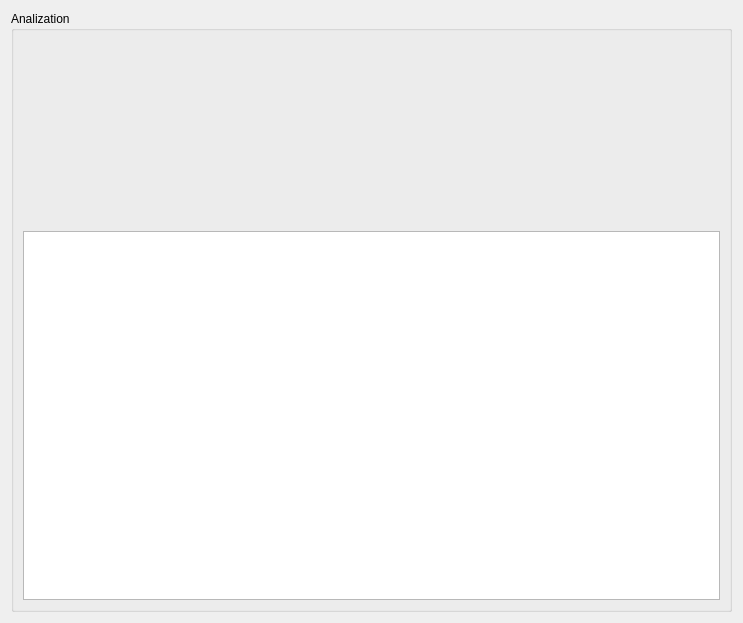
<?xml version="1.0" encoding="UTF-8"?>
<ui version="4.0">
 <class>AnalyzationForm</class>
 <widget class="QWidget" name="AnalyzationForm">
  <property name="geometry">
   <rect>
    <x>0</x>
    <y>0</y>
    <width>743</width>
    <height>623</height>
   </rect>
  </property>
  <property name="windowTitle">
   <string>Form</string>
  </property>
  <layout class="QGridLayout" name="gridLayout_2">
   <item row="0" column="0">
    <widget class="QGroupBox" name="groupBox">
     <property name="title">
      <string>Analization</string>
     </property>
     <layout class="QGridLayout" name="gridLayout_3" rowstretch="1,2">
      <item row="0" column="0">
       <widget class="QwtPlot" name="plotWidget" native="true"/>
      </item>
      <item row="1" column="0">
       <widget class="QTableWidget" name="tableWidget">
        <property name="alternatingRowColors">
         <bool>false</bool>
        </property>
        <property name="verticalScrollMode">
         <enum>QAbstractItemView::ScrollPerPixel</enum>
        </property>
        <property name="horizontalScrollMode">
         <enum>QAbstractItemView::ScrollPerPixel</enum>
        </property>
       </widget>
      </item>
     </layout>
    </widget>
   </item>
  </layout>
 </widget>
 <customwidgets>
  <customwidget>
   <class>QwtPlot</class>
   <extends>QWidget</extends>
   <header>qwtplot.h</header>
   <container>1</container>
  </customwidget>
 </customwidgets>
 <resources/>
 <connections/>
</ui>
